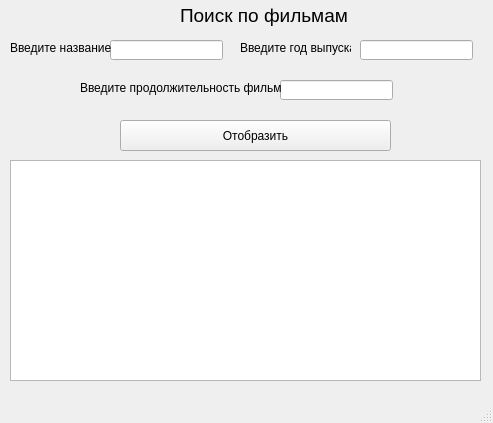
<?xml version="1.0" encoding="UTF-8"?>
<ui version="4.0">
 <class>MainWindow</class>
 <widget class="QMainWindow" name="MainWindow">
  <property name="geometry">
   <rect>
    <x>0</x>
    <y>0</y>
    <width>493</width>
    <height>423</height>
   </rect>
  </property>
  <property name="windowTitle">
   <string>MainWindow</string>
  </property>
  <widget class="QWidget" name="centralwidget">
   <widget class="QLabel" name="label">
    <property name="geometry">
     <rect>
      <x>180</x>
      <y>0</y>
      <width>171</width>
      <height>31</height>
     </rect>
    </property>
    <property name="font">
     <font>
      <family>Leelawadee UI</family>
      <pointsize>14</pointsize>
      <weight>50</weight>
      <bold>false</bold>
     </font>
    </property>
    <property name="layoutDirection">
     <enum>Qt::LeftToRight</enum>
    </property>
    <property name="text">
     <string>Поиск по фильмам</string>
    </property>
    <property name="textFormat">
     <enum>Qt::RichText</enum>
    </property>
   </widget>
   <widget class="QListView" name="listView">
    <property name="geometry">
     <rect>
      <x>10</x>
      <y>160</y>
      <width>471</width>
      <height>221</height>
     </rect>
    </property>
   </widget>
   <widget class="QLineEdit" name="lineEdit">
    <property name="geometry">
     <rect>
      <x>110</x>
      <y>40</y>
      <width>113</width>
      <height>20</height>
     </rect>
    </property>
   </widget>
   <widget class="QLineEdit" name="lineEdit_2">
    <property name="geometry">
     <rect>
      <x>360</x>
      <y>40</y>
      <width>113</width>
      <height>20</height>
     </rect>
    </property>
   </widget>
   <widget class="QLineEdit" name="lineEdit_4">
    <property name="geometry">
     <rect>
      <x>280</x>
      <y>80</y>
      <width>113</width>
      <height>20</height>
     </rect>
    </property>
   </widget>
   <widget class="QPushButton" name="pushButton">
    <property name="geometry">
     <rect>
      <x>120</x>
      <y>120</y>
      <width>271</width>
      <height>31</height>
     </rect>
    </property>
    <property name="text">
     <string>Отобразить</string>
    </property>
   </widget>
   <widget class="QLabel" name="label_2">
    <property name="geometry">
     <rect>
      <x>10</x>
      <y>40</y>
      <width>101</width>
      <height>16</height>
     </rect>
    </property>
    <property name="text">
     <string>Введите название</string>
    </property>
   </widget>
   <widget class="QLabel" name="label_3">
    <property name="geometry">
     <rect>
      <x>240</x>
      <y>40</y>
      <width>111</width>
      <height>16</height>
     </rect>
    </property>
    <property name="text">
     <string>Введите год выпуска</string>
    </property>
   </widget>
   <widget class="QLabel" name="label_4">
    <property name="geometry">
     <rect>
      <x>80</x>
      <y>80</y>
      <width>201</width>
      <height>16</height>
     </rect>
    </property>
    <property name="text">
     <string>Введите продолжительность фильма</string>
    </property>
   </widget>
  </widget>
  <widget class="QMenuBar" name="menubar">
   <property name="geometry">
    <rect>
     <x>0</x>
     <y>0</y>
     <width>493</width>
     <height>21</height>
    </rect>
   </property>
  </widget>
  <widget class="QStatusBar" name="statusbar"/>
 </widget>
 <resources/>
 <connections/>
</ui>
